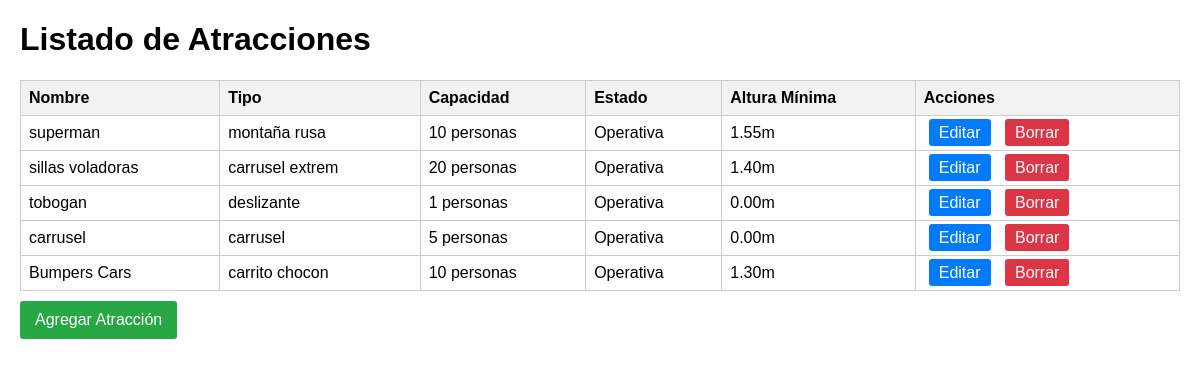
The page / on the database its author committed.
### app_atraccione/models.py (models this page shows, shortened)
class Atraccione(models.Model):
    nombre = models.CharField(max_length=50)
    tipo = models.CharField(max_length=15)
    capacidad = models.IntegerField(default=1)
    estado = models.CharField(max_length=50, default='Operativa')
    altura_min = models.DecimalField(max_digits=5, decimal_places=2, default=0.00)

### app_atraccione/views.py (the view)
# urls.py: path('', views.index, name='index'),
def index(request):
    atracciones = Atraccione.objects.all()
    return render(request, 'listar_atracciones.html', {'atracciones': atracciones})

### app_atraccione/templates/listar_atracciones.html (shortened to what this page needs)
<!DOCTYPE html>
<html lang="es">
<head>
</head>
<body>
    <h1>Listado de Atracciones</h1>
    <table>
        <thead>
            <tr>
                <th>Nombre</th>
                <th>Tipo</th>
                <th>Capacidad</th>
                <th>Estado</th>
                <th>Altura Mínima</th>
                <th>Acciones</th>
            </tr>
        </thead>
        <tbody>
            {% for atraccione in atracciones %}
            <tr>
                <td>{{ atraccione.nombre }}</td>
                <td>{{ atraccione.tipo }}</td>
                <td>{{ atraccione.capacidad }} personas</td>
                <td>{{ atraccione.estado }}</td>
                <td>{{ atraccione.altura_min }}m</td>
                <td>
                    <a href="/editar/{{ atraccione.id }}/" class="btn editar">Editar</a>
                    <a href="/borrar/{{ atraccione.id }}/" class="btn borrar">Borrar</a>
                </td>
            </tr>
            {% empty %}
            <tr>
                <td colspan="6">No hay atracciones registradas.</td>
            </tr>
            {% endfor %}
        </tbody>
    </table>
    <a href="/agregar/" class="btn agregar">Agregar Atracción</a>
</body>
</html>

### app_atraccione/templates/listar_atracciones.html (style rules this page uses)
body { font-family: Arial, sans-serif; margin: 20px; }
table { width: 100%; border-collapse: collapse; margin-top: 20px; }
th, td { border: 1px solid #ccc; padding: 8px; text-align: left; }
th { background-color: #f2f2f2; }
.btn { margin: 5px; padding: 5px 10px; text-decoration: none; color: white; border-radius: 3px; }
.editar { background-color: #007BFF; }
.borrar { background-color: #DC3545; }
.agregar { background-color: #28A745; display: inline-block; margin: 10px 0; padding: 10px 15px; color: white; text-decoration: none; border-radius: 3px; }

### rows shown on the page
Atraccione: nombre "superman", tipo "montaña rusa", capacidad "10", estado "Operativa", altura_min "1.55"
Atraccione: nombre "sillas voladoras", tipo "carrusel extrem", capacidad "20", estado "Operativa", altura_min "1.40"
Atraccione: nombre "tobogan", tipo "deslizante", capacidad "1", estado "Operativa", altura_min "0.00"
Atraccione: nombre "carrusel", tipo "carrusel", capacidad "5", estado "Operativa", altura_min "0.00"
Atraccione: nombre "Bumpers Cars", tipo "carrito chocon", capacidad "10", estado "Operativa", altura_min "1.30"
